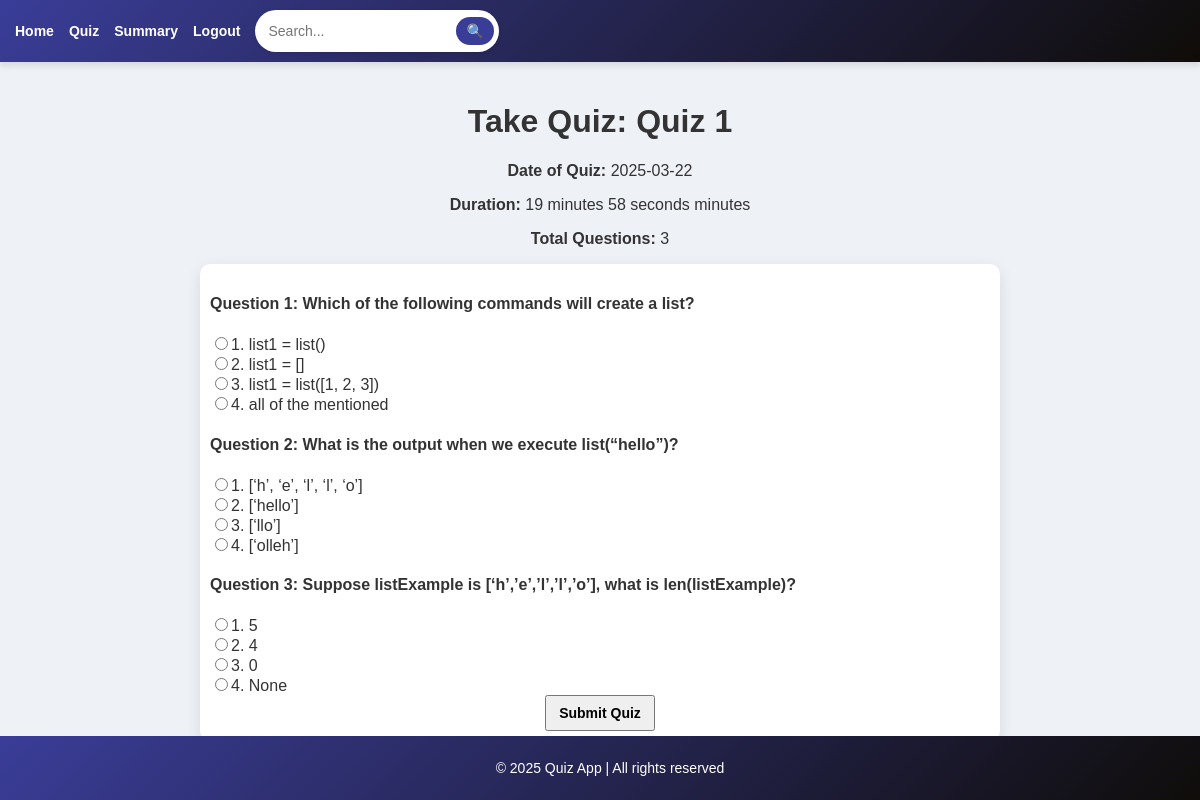
The page /take_quiz/2 on the database as committed earlier.
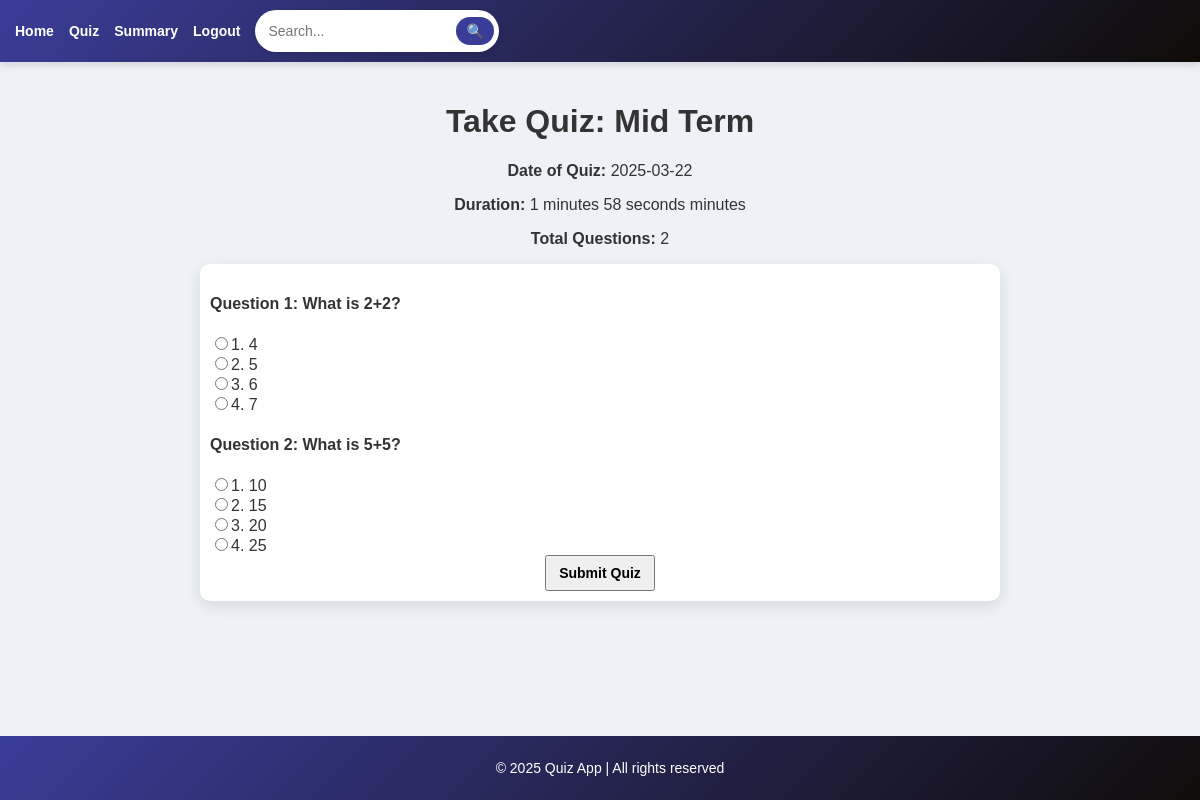
The same page on the database as committed later.
### models.py (models this page shows, shortened)
class Quiz(db.Model):
    __tablename__ = 'quiz'
    id = db.Column(db.Integer, primary_key=True)
    chapter_id = db.Column(db.Integer, db.ForeignKey('chapters.id'), nullable=False)
    name = db.Column(db.String(225), unique=True, nullable=False)
    date_of_quiz = db.Column(db.Date, nullable=True)
    time_duration = db.Column(db.Integer, nullable=True)
    remarks = db.Column(db.String(255), nullable=True)
    chapter = db.relationship('Chapter', back_populates='quizzes')
    scores = db.relationship('Score', backref='quiz', lazy=True)

class Question(db.Model):
    __tablename__ = 'questions'
    id = db.Column(db.Integer, primary_key=True)
    question_statement = db.Column(db.String, nullable=False)
    option1 = db.Column(db.String, nullable=False)
    option2 = db.Column(db.String, nullable=False)
    option3 = db.Column(db.String, nullable=False)
    option4 = db.Column(db.String, nullable=False)
    correct_answer = db.Column(db.String, nullable=False)
    chapter_id = db.Column(db.Integer, db.ForeignKey('chapters.id'), nullable=False)
    chapter = db.relationship("Chapter", back_populates="questions")

### app.py (the view)
@app.route('/take_quiz/<int:quiz_id>', methods=['GET'])
def take_quiz(quiz_id):
    quiz = Quiz.query.get_or_404(quiz_id)
    questions = Question.query.filter_by(chapter_id=quiz.chapter_id).all()
    return render_template('take_quiz.html', quiz=quiz, questions=questions)

### templates/take_quiz.html (shortened to what this page needs)
{% extends 'base.html' %}
{% block content %}
<div class="container">
    <h1 class="text-center">Take Quiz: {{ quiz.name }}</h1>
    <div class="quiz-details text-center">
        <p><strong>Date of Quiz:</strong> {{ quiz.date_of_quiz.strftime('%Y-%m-%d') }}</p>
        <p><strong>Duration:</strong> <span id="timer">{{ quiz.time_duration }}</span> minutes</p>
        <p><strong>Total Questions:</strong> {{ questions|length }}</p>
    </div>
    <form method="POST" action="{{ url_for('submit_quiz', quiz_id=quiz.id) }}" onsubmit="setStartTime()">
        <div class="quiz-questions" style="text-align: left;">
            {% for question in questions %}
                <div class="question">
                    <h4>Question {{ loop.index }}: {{ question.question_statement }}</h4>
                    <div>
                        <input type="radio" name="question_{{ question.id }}" value="{{ question.option1 }}" required>1. {{ question.option1 }}<br>
                        <input type="radio" name="question_{{ question.id }}" value="{{ question.option2 }}">2. {{ question.option2 }}<br>
                        <input type="radio" name="question_{{ question.id }}" value="{{ question.option3 }}">3. {{ question.option3 }}<br>
                        <input type="radio" name="question_{{ question.id }}" value="{{ question.option4 }}">4. {{ question.option4 }}<br>
                    </div>
                </div>
            {% endfor %}
        </div>
        <button type="submit" class="btn btn-primary" style="text-align: center;">Submit Quiz</button>
    </form>
</div>
{% endblock %}

Rows that differ between the two databases and show on the page:
removed Question: question_statement "Which of the following commands will create a list?", option1 "list1 = list()", option2 "list1 = []", option3 "list1 = list([1, 2, 3])", option4 "all of the mentioned"
removed Question: question_statement "What is the output when we execute list(“hello”)?", option1 "[‘h’, ‘e’, ‘l’, ‘l’, ‘o’]", option2 "[‘hello’]", option3 "[‘llo’]", option4 "[‘olleh’]"
removed Question: question_statement "Suppose listExample is [‘h’,’e’,’l’,’l’,’o’], what is len(listExample)?", option1 "5", option2 "4", option3 "0", option4 "None"
changed Quiz: name "Quiz 1" → "Mid Term"
now on this page (row unchanged): Question: question_statement "What is 2+2?", option1 "4", option2 "5", option3 "6", option4 "7"
now on this page (row unchanged): Question: question_statement "What is 5+5?", option1 "10", option2 "15", option3 "20", option4 "25"
Other text that changed with them:
text written by a page script: "19 minutes 58 seconds" → "1 minutes 58 seconds"
{{ questions|length }}: "3" → "2"
